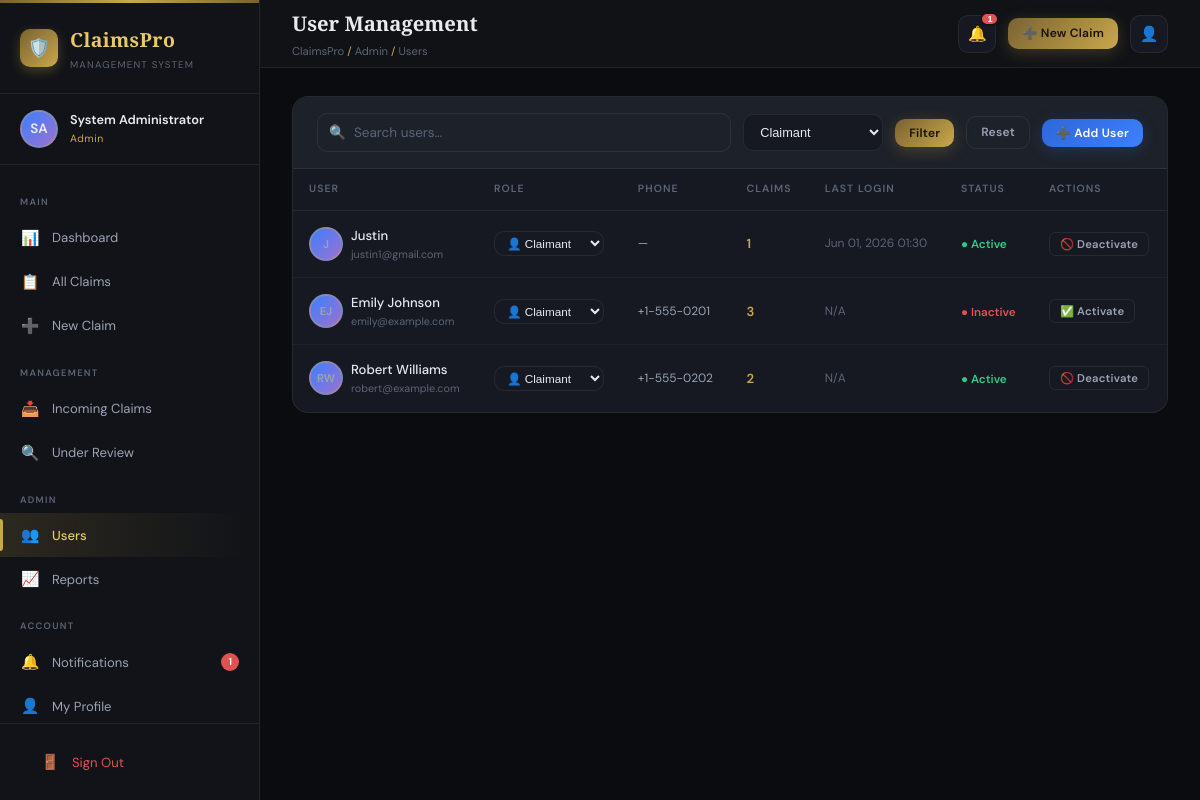
The page /users.php?role=claimant (signed in) on the database its author committed.
### tables this page shows
CREATE TABLE `users` (
  `id` int(11) NOT NULL,
  `full_name` varchar(150) NOT NULL,
  `email` varchar(150) NOT NULL,
  `password` varchar(255) NOT NULL,
  `role` enum('admin','adjuster','claimant') NOT NULL DEFAULT 'claimant',
  `phone` varchar(30) DEFAULT NULL,
  `avatar` varchar(255) DEFAULT NULL,
  `status` enum('active','inactive','suspended') DEFAULT 'active',
  `last_login` datetime DEFAULT NULL,
  `created_at` timestamp NOT NULL DEFAULT current_timestamp(),
  `updated_at` timestamp NOT NULL DEFAULT current_timestamp() ON UPDATE current_timestamp()
);

### includes/config.php (called while the page is built, shortened)
<?php
function isLoggedIn(): bool {
    return isset($_SESSION['user_id']) && !empty($_SESSION['user_id']);
}
function currentUser(): ?array {
    return [
        'id'        => $_SESSION['user_id'],
        'name'      => $_SESSION['user_name'],
        'email'     => $_SESSION['user_email'],
        'role'      => $_SESSION['user_role'],
    ];
}
function requireRole(string ...$roles): void {
    $user = currentUser();
}
function sanitize(string $input): string {
    return htmlspecialchars(strip_tags(trim($input)), ENT_QUOTES, 'UTF-8');
}
function formatDateTime(?string $dt): string {
    if (!$dt) return 'N/A';
    return date('M d, Y H:i', strtotime($dt));
}

### users.php (the view, shortened to what this page needs)
<?php
require_once __DIR__ . '/includes/config.php';
$breadcrumb = 'ClaimsPro <span>/</span> Admin <span>/</span> Users';
include __DIR__ . '/includes/layout.php';
$pdo     = getDB();
$search = trim($_GET['search'] ?? '');
$roleFilter = $_GET['role'] ?? '';
$where = [];
$params = [];
if ($roleFilter) { $where[] = 'role=?'; $params[] = $roleFilter; }
$whereSQL = $where ? 'WHERE ' . implode(' AND ', $where) : '';
$users = $pdo->prepare("SELECT u.*, (SELECT COUNT(*) FROM claims c WHERE c.claimant_id=u.id) AS claim_count FROM users u $whereSQL ORDER BY u.created_at DESC");
$users->execute($params);
$users = $users->fetchAll();
?>
<div style="display:flex; gap:16px; margin-bottom:24px; flex-wrap:wrap; align-items:flex-start;">
  <div class="card fade-up" style="flex:1; min-width:0;">
    <div class="filter-bar">
      <form method="GET" style="display:contents;">
        <div class="search-input-wrap">
          <span class="search-icon">🔍</span>
          <input type="text" name="search" class="form-control search-input" placeholder="Search users…" value="<?= sanitize($search) ?>">
        </div>
        <select name="role" class="filter-select" onchange="this.form.submit()">
          <option value="claimant" <?= $roleFilter==='claimant'?'selected':''?>>Claimant</option>
        </select>
        <button type="submit" class="btn btn-gold btn-sm">Filter</button>
        <a href="<?= APP_URL ?>/users.php" class="btn btn-ghost btn-sm">Reset</a>
        <button type="button" class="btn btn-primary btn-sm" onclick="openModal('createUserModal')">➕ Add User</button>
      </form>
    </div>
    <div class="table-wrap">
      <table>
        <thead>
          <tr>
            <th>User</th>
            <th>Role</th>
            <th>Phone</th>
            <th>Claims</th>
            <th>Last Login</th>
            <th>Status</th>
            <th>Actions</th>
          </tr>
        </thead>
        <tbody>
          <?php if (empty($users)): ?>
            <tr><td colspan="7"><div class="empty-state"><div class="empty-icon">👥</div><div class="empty-title">No users found</div></div></td></tr>
          <?php else: ?>
            <?php foreach ($users as $u):
              $initials = implode('', array_map(fn($w)=>strtoupper($w[0]), array_slice(explode(' ',$u['full_name']),0,2)));
              $statusColor = $u['status']==='active' ? 'var(--success)' : 'var(--danger)';
            ?>
              <tr>
                <td>
                  <div class="flex align-center gap-8">
                    <div class="user-avatar" style="width:34px;height:34px;font-size:0.75rem;"><?= $initials ?></div>
                    <div>
                      <div class="td-primary" style="font-size:0.875rem;"><?= sanitize($u['full_name']) ?></div>
                      <div class="text-xs text-muted"><?= sanitize($u['email']) ?></div>
                    </div>
                  </div>
                </td>
                <td>
                  <form method="POST" style="display:inline;">
                    <select name="new_role" class="filter-select" style="min-width:110px; padding:4px 8px; font-size:0.78rem;" onchange="this.form.submit()" <?= $u['id']===$user['id']?'disabled':'' ?>>
                      <option value="claimant"  <?= $u['role']==='claimant'?'selected':''?>>👤 Claimant</option>
                    </select>
                  </form>
                </td>
                <td class="text-sm"><?= sanitize($u['phone'] ?: '—') ?></td>
                <td><span class="text-gold fw-600"><?= $u['claim_count'] ?></span></td>
                <td class="text-sm text-muted"><?= formatDateTime($u['last_login']) ?></td>
                <td>
                  <span style="display:inline-flex;align-items:center;gap:4px;font-size:0.78rem;font-weight:600;color:<?= $statusColor ?>;">
                    ● <?= ucfirst($u['status']) ?>
                  </span>
                </td>
                <td>
                  <?php if ($u['id'] !== $user['id']): ?>
                  <form method="POST" style="display:inline;">
                    <button type="submit" class="btn btn-ghost btn-xs" data-confirm="Toggle status for <?= sanitize($u['full_name']) ?>?">
                      <?= $u['status']==='active' ? '🚫 Deactivate' : '✅ Activate' ?>
                    </button>
                  </form>
                  <?php else: ?>
                    <span class="text-muted text-xs">— You —</span>
                  <?php endif; ?>
                </td>
              </tr>
            <?php endforeach; ?>
          <?php endif; ?>
        </tbody>
      </table>
    </div>
  </div>
</div>
<?php include __DIR__ . '/includes/layout-end.php'; ?>

### rows shown on the page
users: full_name "J", full_name "Justin", email "justin1@gmail.com", new_role "👤 Claimant", phone "—", claim_count "1", last_login "Jun 01, 2026 01:30", status "Active", shows "🚫 Deactivate"
users: full_name "EJ", full_name "Emily Johnson", email "emily@example.com", new_role "👤 Claimant", phone "+1-555-0201", claim_count "3", last_login "N/A", status "Inactive", shows "✅ Activate"
users: full_name "RW", full_name "Robert Williams", email "robert@example.com", new_role "👤 Claimant", phone "+1-555-0202", claim_count "2", last_login "N/A", status "Active", shows "🚫 Deactivate"

### other values the page prints
$initials "SA"
$user['name'] "System Administrator"
$user['role'] "Admin"
$icon "📊 📋 ➕ 📥 🔍 👥 📈 🔔 👤"
$label "Dashboard All Claims New Claim Incoming Claims Under Review Users Reports Notifications My Profile"
$badge "1"
$pageTitle "User Management"
$unreadCount "1"
